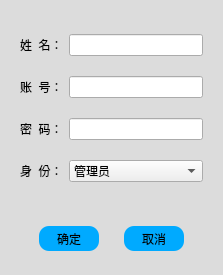
<?xml version="1.0" encoding="UTF-8"?>
<ui version="4.0">
 <class>Dialog</class>
 <widget class="QDialog" name="Dialog">
  <property name="geometry">
   <rect>
    <x>0</x>
    <y>0</y>
    <width>223</width>
    <height>275</height>
   </rect>
  </property>
  <property name="windowTitle">
   <string>Dialog</string>
  </property>
  <property name="styleSheet">
   <string notr="true">QDialog{background-color: rgb(220, 220, 220);}
QPushButton{background-color: rgb(0, 170, 255);border-style:none;border-radius: 10px;}
QPushButton:hover{
color:white;
background-color: rgb(150, 150, 150);
}
QPushButton:pressed {  
    /* 改变背景色 */  
    background-color:rgb(180, 180, 180);  
    /* 改变边框风格 */  
    border-style:inset;  
    /* 使文字有一点移动 */  
    padding-left:1px;  
    padding-top:1px;  
}</string>
  </property>
  <layout class="QVBoxLayout" name="verticalLayout">
   <item>
    <widget class="QWidget" name="widget" native="true">
     <layout class="QGridLayout" name="gridLayout_2">
      <item row="0" column="0">
       <widget class="QLabel" name="label">
        <property name="text">
         <string>姓  名：</string>
        </property>
       </widget>
      </item>
      <item row="0" column="1">
       <widget class="QLineEdit" name="lineEdit_name"/>
      </item>
      <item row="1" column="0">
       <widget class="QLabel" name="label_2">
        <property name="text">
         <string>账  号：</string>
        </property>
       </widget>
      </item>
      <item row="1" column="1">
       <widget class="QLineEdit" name="lineEdit_username"/>
      </item>
      <item row="2" column="0">
       <widget class="QLabel" name="label_3">
        <property name="text">
         <string>密  码：</string>
        </property>
       </widget>
      </item>
      <item row="2" column="1">
       <widget class="QLineEdit" name="lineEdit_password"/>
      </item>
      <item row="3" column="0">
       <widget class="QLabel" name="label_4">
        <property name="text">
         <string>身  份：</string>
        </property>
       </widget>
      </item>
      <item row="3" column="1">
       <widget class="QComboBox" name="comboBox_rank_name">
        <item>
         <property name="text">
          <string>管理员</string>
         </property>
        </item>
        <item>
         <property name="text">
          <string>教师</string>
         </property>
        </item>
        <item>
         <property name="text">
          <string>学生</string>
         </property>
        </item>
       </widget>
      </item>
     </layout>
    </widget>
   </item>
   <item>
    <widget class="QWidget" name="widget_2" native="true">
     <property name="minimumSize">
      <size>
       <width>0</width>
       <height>50</height>
      </size>
     </property>
     <property name="maximumSize">
      <size>
       <width>16777215</width>
       <height>50</height>
      </size>
     </property>
     <layout class="QHBoxLayout" name="horizontalLayout">
      <item>
       <widget class="QPushButton" name="pushButton_ok">
        <property name="minimumSize">
         <size>
          <width>60</width>
          <height>25</height>
         </size>
        </property>
        <property name="maximumSize">
         <size>
          <width>60</width>
          <height>25</height>
         </size>
        </property>
        <property name="text">
         <string>确定</string>
        </property>
       </widget>
      </item>
      <item>
       <widget class="QPushButton" name="pushButton_cancel">
        <property name="minimumSize">
         <size>
          <width>60</width>
          <height>25</height>
         </size>
        </property>
        <property name="maximumSize">
         <size>
          <width>60</width>
          <height>25</height>
         </size>
        </property>
        <property name="text">
         <string>取消</string>
        </property>
       </widget>
      </item>
     </layout>
    </widget>
   </item>
  </layout>
 </widget>
 <resources/>
 <connections/>
</ui>
